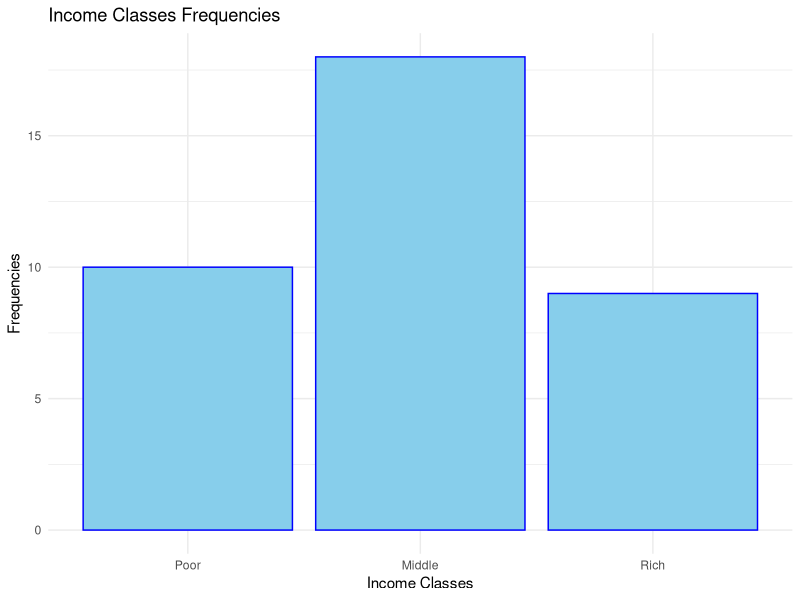

The R source for this figure:
# Load Libraries
library(dplyr)
library(ggplot2)

# Read-In Data
df = read.csv("clean_data.csv")
head(df)

# Fetch Quantile 1-3 & Calculate IQR
q1 = quantile(df$median.income, 0.25)
q3 = quantile(df$median.income, 0.75)
iqr_data = IQR(df$median.income)

# Drop Irrelevant Cols
df = df %>% select(-poverty_class)
df = df %>% select(-below.povery.level)
df = df %>% select(-income_class)

# Create new categorical variable: income.classes based on median.income
df$income.classes = cut(df$median.income,
    breaks = c(-Inf, q1, q3, Inf),
    labels = c("Poor", "Middle", "Rich"))

head(df$income.classes)

# Create Frequency Table for income.classes
ggplot(df, aes(x = income.classes)) +
  geom_bar(fill = "skyblue", color = "blue") +
  labs(title = "Income Classes Frequencies", x = "Income Classes", y = "Frequencies") +
  theme_minimal()

head(df)

# Get Average Pollutant Data for Each Income Class
ozone_avg = aggregate(df$Ozone, by = list(df$income.classes), FUN = mean)
pm_avg = aggregate(df$Pm2.5, by = list(df$income.classes), FUN = mean)
co_avg = aggregate(df$CO, by = list(df$income.classes), FUN = mean)
no2_avg = aggregate(df$NO2, by = list(df$income.classes), FUN = mean)

ozone_avg
pm_avg
co_avg
no2_avg